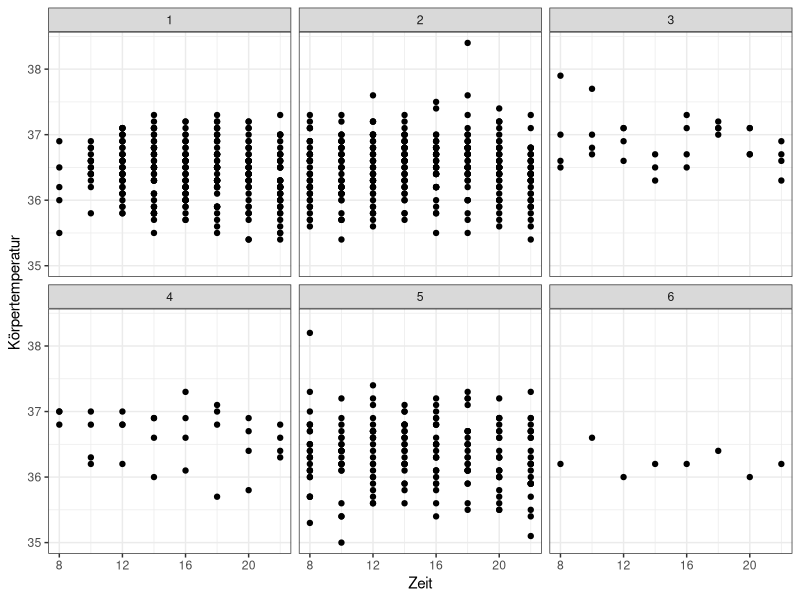
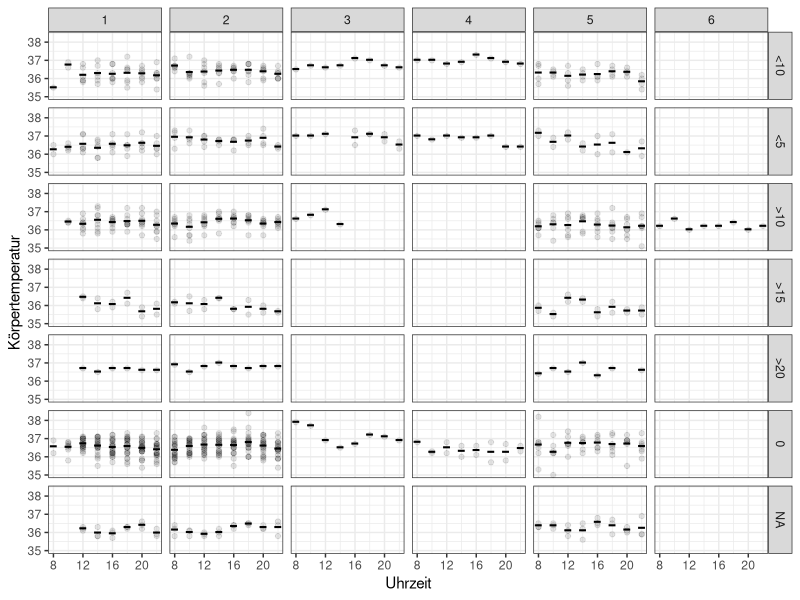
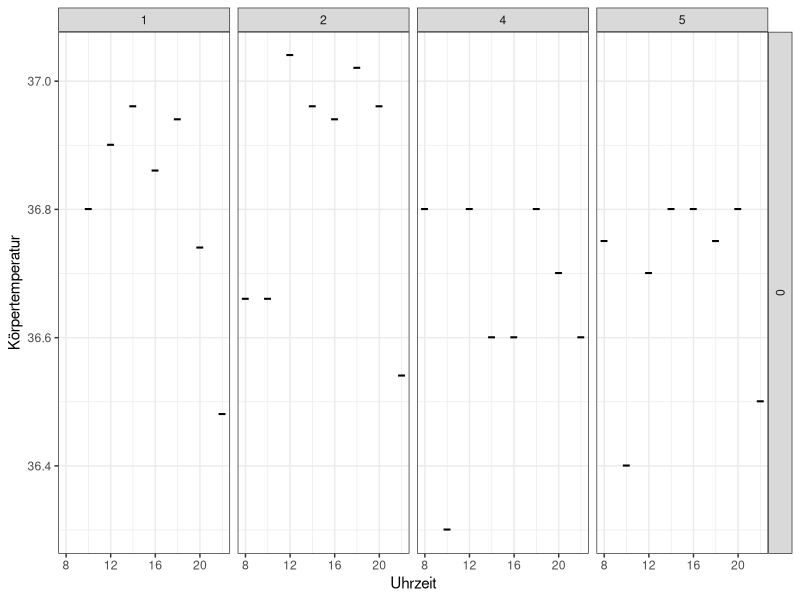
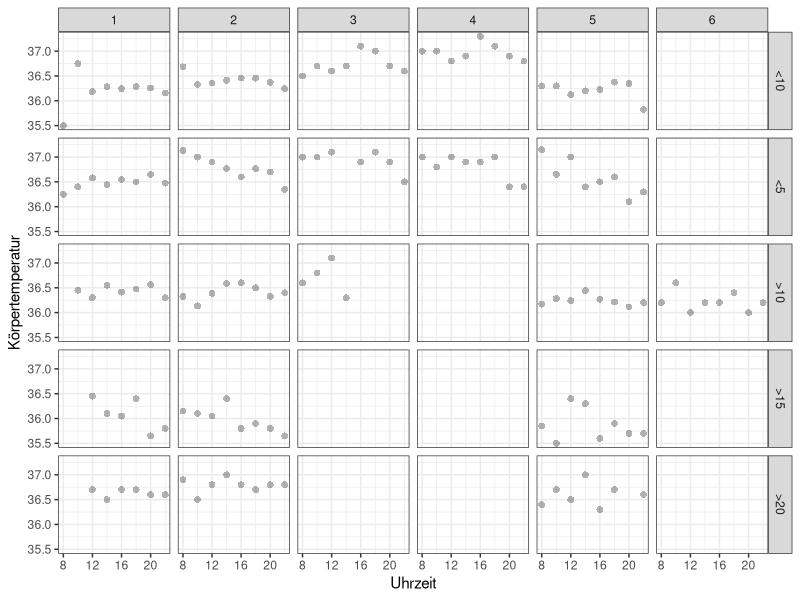

Source code (R) for these figures, in order:
## ---- chunk 1
knitr::opts_chunk$set(echo = TRUE)
library(tidyverse)
library(ggplot2)
## ---- chunk 2
#########Style-Guide##########
#'Verwende für den Einzug in der Regel zwei Leerzeichen pro Ebene.
#'
#'Setze Leerzeichen um Zuweisungen, Operatoren und nach Kommas, aber nicht vor.
#'
#'Verwende sinnvolle und beschreibende Namen für Variablen, Funktionen und Objekte.
#'
#'Vermeide Einzelbuchstaben oder Abkürzungen in Variablennamen, es sei denn, sie sind allgemein verständlich.
#'
#' CamelCase für Variablen 
#' 
#' Verwende für den Einzug in der Regel tabular pro Ebene.
#' 
#' Verwende den R-Standard # für Einzeilige Kommentare und #' für Dokumentationskommentare.
#' 
#' Begrenze die Zeilenlänge auf etwa 80 bis 100 Zeichen, um den Code lesbar zu halten. Verwende Zeilenumbrüche, um lange Zeilen aufzuteilen.
#' 
#' Verwende library() zum Laden von Paketen am Anfang deines Skripts oder deiner Funktion.
#' 
#' Vermeide das harte Codieren von Zahlen oder Dateipfaden. Verwende stattdessen Variablen oder Konstanten.
## ---- chunk 3
library(tidyverse)
library(ggplot2)
library(readr)
Daten <- read_csv("Daten.csv")
Daten <- Daten %>% select(-Geburtsdatum)
df_long <- Daten %>% #changing data from wide to long format
  pivot_longer(cols = starts_with("KT"),
               names_to = "Time",
               values_to = "Temperature")


#removing NAs
df_long <-
  df_long %>% mutate(Temperature = ifelse(Temperature < 0, NA, Temperature))  %>% mutate(Time = as.numeric(gsub("KT", "", Time))) 
avgtemp <- df_long %>% group_by(Time,Tag,Iloprost) %>% summarise(avgtemp = mean(Temperature, na.rm = TRUE))



 
df_long %>% ggplot(aes(x = Time, y = Temperature)) +
  geom_point() +
  facet_wrap( ~ Tag) +
  theme(axis.text.x = element_text(angle = 90, hjust = 1)) +
  labs(x = "Zeit", y = "Körpertemperatur") +
  theme_bw() 
## ---- chunk 4
#bodytemps on each day and hour with mean
avgtemp <- df_long %>% group_by(Time,Tag,`Anzahl Raynaud Attacken`) %>% summarise(avgtemp = mean(Temperature, na.rm = TRUE))


df_long %>% 
  ggplot(aes(x = Time, y = Temperature)) +
  geom_point(data = avgtemp, aes(y = avgtemp), size = 7, alpha = 1, shape = "-") +
  geom_point(alpha = 0.1) +
  facet_grid(cols = vars(Tag), rows = vars(`Anzahl Raynaud Attacken`)) +
  labs(x = "Uhrzeit", y = "Körpertemperatur") +
  theme_bw()

avgtemp
## ---- chunk 5

## ---- chunk 6
#comparison with administered Iloprost
avgtemp <- df_long %>% group_by(Time,Tag,Sklerodermie) %>% summarise(avgtemp = mean(Temperature, na.rm = TRUE))
avgtemp

plotTempRaw <- df_long %>% ungroup %>%
  ggplot(aes(x = Time, y = Temperature)) +
  geom_point(data = avgtemp, aes(y = avgtemp), size = 7, alpha = 1, shape = "-") +
  geom_point(alpha = 0.13) +
  facet_grid(cols = vars(Tag), rows = vars(Sklerodermie))+
  labs(x = "Uhrzeit", y = "Körpertemperatur") +
  theme_bw()

avgtemp
## ---- chunk 7
#'Körpertemperatur verlauf bei Patienten die in den letzen 4 Wochen n viele Attacken hatten, 
#'Fokus auf patienten mit raynaud syndrom und sklerodermie
df1 <- df_long %>% filter(Raynaud == 0, Sklerodermie == 0) %>% 
  group_by(Time,Tag, `Anzahl Raynaud Attacken`) %>% 
  summarise(avgtemp = mean(Temperature, na.rm = TRUE)) %>% drop_na() 

NoAttacks <- df1 %>% filter(`Anzahl Raynaud Attacken` == "0")
Attacks <- df1 %>% filter(`Anzahl Raynaud Attacken` != "0")
Attacks
NoAttacks  %>%
  ggplot(aes(x = Time, y = Temperature)) + 
  geom_point(data = NoAttacks, aes(y =avgtemp ), size = 7, alpha = 1, shape = "-") +
  facet_grid(cols = vars(Tag), rows = vars(`Anzahl Raynaud Attacken`))+
  labs(x = "Uhrzeit", y = "Körpertemperatur") +
  theme_bw()

Attacks %>% ungroup %>%
    ggplot(aes(x = Time, y = Temperature)) + 
  geom_point(data = Attacks, aes(y =avgtemp ), size = 2, alpha = 0.3, shape = 16) +
  facet_grid(cols = vars(Tag), rows = vars(`Anzahl Raynaud Attacken`))+
  labs(x = "Uhrzeit", y = "Körpertemperatur") +
  theme_bw()
## ---- chunk 8
#Körpertemperaturverlauf  Hand, Gesicht, Füße

